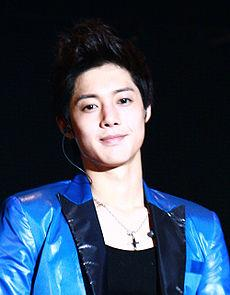
#> input picture dlib/face_detection/faces/example1.jpg, 230 x 295 px, given in place of the camera
$ python gradient_and_edgeDetection.py   (older library calls are emulated)
#> lines starting #> are read from the running program, lines starting #| are printed output that depends on the picture; after the words box and inside, x2 and y2 are one past the last pixel; in counts of white or black regions, pixels touching at a corner belong together
import cv2
import numpy as np


#====== gradient
cap = cv2.VideoCapture(0)
print("original width:", cap.get(3))
print("priginal height:", cap.get(4))
cap.set(3, 640) # set video height to 640
cap.set(4, 360) # set video width to 360

while cap.isOpened():
    ret, frame = cap.read()
#> frame is the input picture: shape (295, 230, 3); mean B, G, R 86.9, 66.3, 50.5
    frame = cv2.cvtColor(frame, cv2.COLOR_RGB2GRAY)
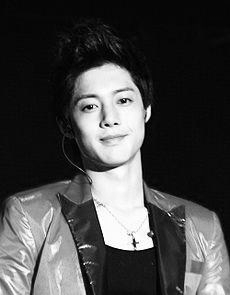
#> frame: shape (295, 230); min 0, max 255, mean 70.6
    laplacian = cv2.Laplacian(frame, cv2.CV_64F)
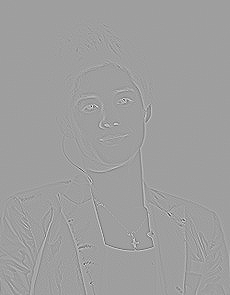
#> laplacian: shape (295, 230) float64; min -825, max 500, mean 0; drawn with min black and max white
    xx = cv2.Sobel(frame, cv2.CV_64F, 1, 0, ksize=5)
    yy = cv2.Sobel(frame, cv2.CV_64F, 0, 1, ksize=5)
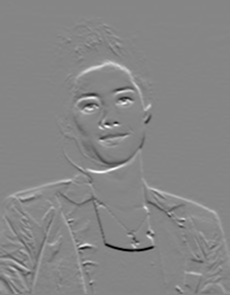
#> yy: shape (295, 230) float64; min -11581, max 10464, mean 45.7; drawn with min black and max white

    cv2.imshow('frame', frame)
    cv2.imshow('laplacian', laplacian)
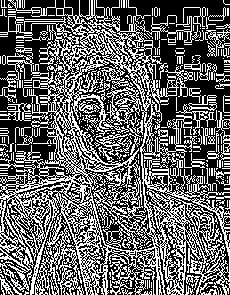
#> window 'laplacian': shape (295, 230); 39.8% white in thin lines or dots
    cv2.imshow('xx', xx)
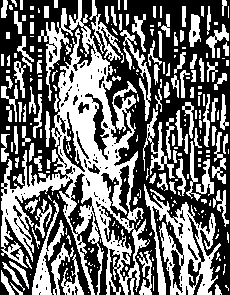
#> window 'xx': shape (295, 230); 43.6% white; 271 white regions (150 under 20 px), largest, box (x1, y1, x2, y2) and area: (1, 0, 150, 295) 13211, (144, 184, 221, 295) 3249, (32, 200, 64, 295) 892
    cv2.imshow('yy', yy)
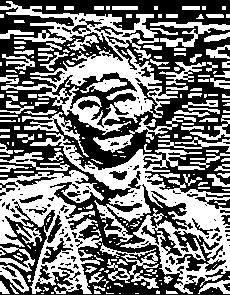
#> window 'yy': shape (295, 230); 47.2% white; 232 white regions (120 under 20 px), largest, box (x1, y1, x2, y2) and area: (30, 133, 230, 294) 7955, (0, 1, 178, 135) 6824, (0, 170, 104, 294) 5842

    if cv2.waitKey(1) & 0xFF == ord('q'):
#> (key q is pressed here)
        break;

cap.release()
cv2.destroyAllWindows()


#====== edges
cap = cv2.VideoCapture(0)
print("original width:", cap.get(3))
print("priginal height:", cap.get(4))
cap.set(3, 640) # set video height to 640
cap.set(4, 360) # set video width to 360

while cap.isOpened():
    ret, frame = cap.read()

    edges = cv2.Canny(frame, 100, 100)
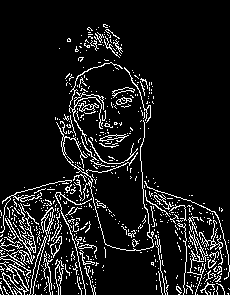
#> edges: shape (295, 230); 9.8% white in thin lines or dots

    cv2.imshow('frame', frame)
    cv2.imshow('edges', edges)

    if cv2.waitKey(1) & 0xFF == ord('q'):
#> (key q is pressed here)
        break;

cap.release()
cv2.destroyAllWindows()

$ run again, on dlib/face_detection/faces/example2.jpg
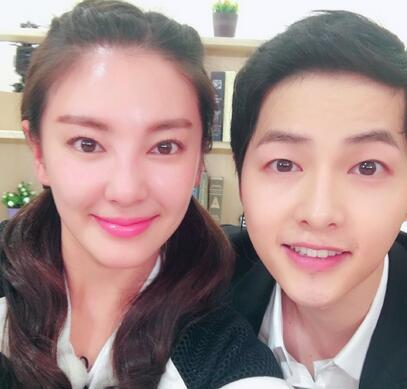
#> input picture dlib/face_detection/faces/example2.jpg, 407 x 389 px, given in place of the camera
#> frame is the input picture: shape (389, 407, 3); mean B, G, R 133.4, 136.1, 160.5
#> frame: shape (389, 407)
#> `cv2.imshow('laplacian', laplacian)`:
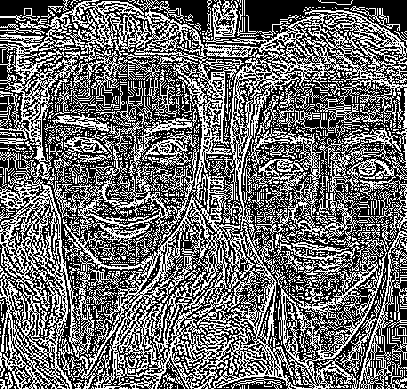
#> window 'laplacian': shape (389, 407); 42.7% white in thin lines or dots
#> `edges = cv2.Canny(frame, 100, 100)`:
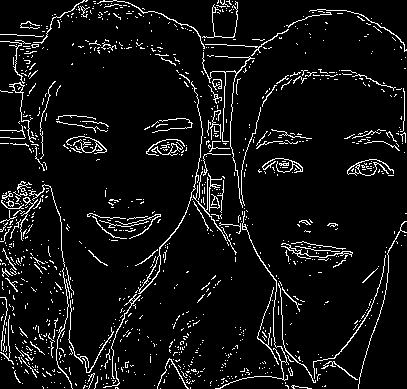
#> edges: shape (389, 407); 7% white in thin lines or dots

$ run again, on dlib/face_detection/faces/example3.jpg
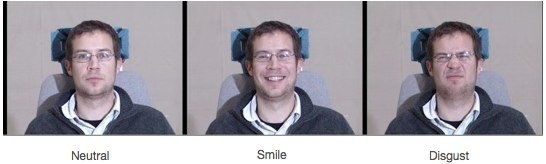
#> input picture dlib/face_detection/faces/example3.jpg, 546 x 164 px, given in place of the camera
#> frame is the input picture: shape (164, 546, 3); mean B, G, R 168.4, 160.9, 165.6
#> frame: shape (164, 546)
#> `cv2.imshow('laplacian', laplacian)`:
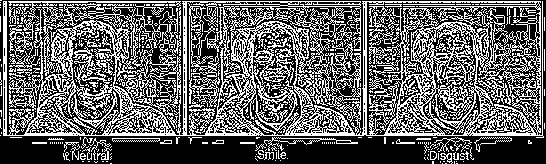
#> window 'laplacian': shape (164, 546); 38.8% white in thin lines or dots
#> `edges = cv2.Canny(frame, 100, 100)`:
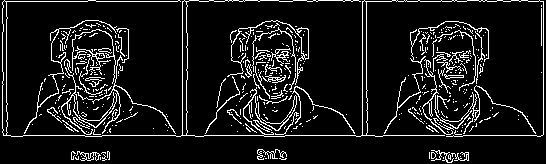
#> edges: shape (164, 546); 9.7% white in thin lines or dots
